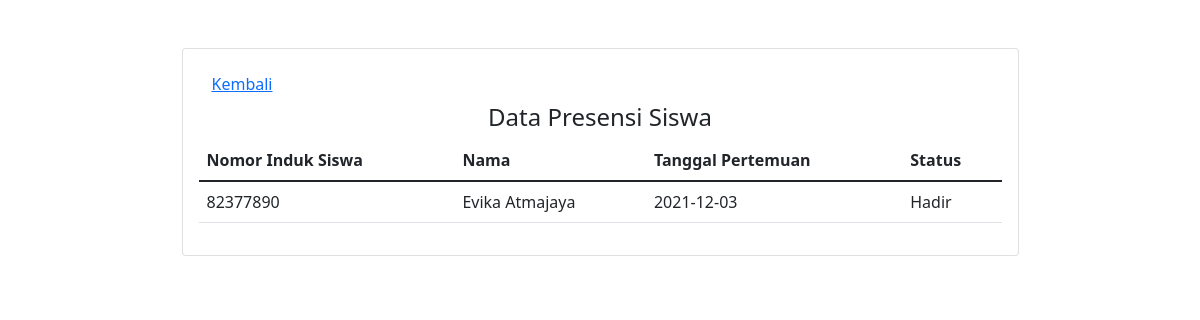
Screenshot of /kesiswaan/presensi/presensi_siswa.php?idsiswa=82377890&&idkelasmapel=JDK001 with the database file from the repository.
### tables this page shows
CREATE TABLE `presensiMapel` (
  `nis` int(10) NOT NULL,
  `idKelasMapel` varchar(10) NOT NULL,
  `tanggalPertemuan` date NOT NULL,
  `status` enum('Hadir','Tidak hadir') NOT NULL
);

CREATE TABLE `siswa` (
  `nis` int(10) NOT NULL,
  `namaSiswa` varchar(30) NOT NULL,
  `tanggalLahirSiswa` date NOT NULL,
  `jenisKelaminSiswa` enum('Perempuan','Laki-laki') NOT NULL,
  `alamatSiswa` varchar(50) NOT NULL,
  `noTelpSiswa` varchar(16) NOT NULL,
  `namaOrangTua` varchar(30) NOT NULL,
  `kodeKompetensi` varchar(10) NOT NULL
);

### kesiswaan/presensi/presensi_siswa.php (the view, shortened to what this page needs)
<?php
include '../../conn.php';
$idsiswa = $_GET['idsiswa'];
$idkelasmapel = $_GET['idkelasmapel'];
$s = "SELECT * FROM presensiMapel INNER JOIN siswa on presensiMapel.nis = siswa.nis INNER JOIN kelasMataPelajaran ON kelasMataPelajaran.idKelasMapel = presensiMapel.idKelasMapel WHERE siswa.nis='$idsiswa' AND kelasMataPelajaran.idKelasMapel='$idkelasmapel'";
$q = mysqli_query($conn,$s);
?>
<!DOCTYPE html>
<head>
    <link href="https://cdn.jsdelivr.net/npm/bootstrap@5.1.3/dist/css/bootstrap.min.css" rel="stylesheet">
</head>
<body>
    <div class="container">
        <div class="col-sm-9  mx-auto">
            <div class="card card-register my-5 card-body">
            <div>
                    <a class="btn btn-link" href="../kelasmapel_list.php">Kembali</a>
                </div>
                <h4 class="text-center"> Data Presensi Siswa </h4>
                <table class="table">
                    <thead>
                        <tr>
                            <th scope="col">Nomor Induk Siswa</th>
                            <th scope="col">Nama </th>
                            <th scope="col">Tanggal Pertemuan </th>
                            <th scope="col">Status </th>
                        </tr>
                    </thead>
                    <tbody>
                    <?php
                        if(mysqli_num_rows($q)>0) {
                            while($fetch = mysqli_fetch_array($q)){
                                echo ("
                                <tr>
                                <td style: 'text-align : center'>".$fetch['nis']."</td>
                                <td style: 'text-align : center'>".$fetch['namaSiswa']."</td>
                                <td style: 'text-align : center'>".$fetch['tanggalPertemuan']."</td>
                                <td style: 'text-align : center'>".$fetch['status']."</td>
                                ");
                            }} ?>
                    </tbody>
                </table>
            </div>
        </div>
    </div>
</body>
</html>

### rows the page displays
presensimapel: nis.nis "82377890", nis.namaSiswa "Evika Atmajaya", tanggalPertemuan "2021-12-03", status "Hadir"
